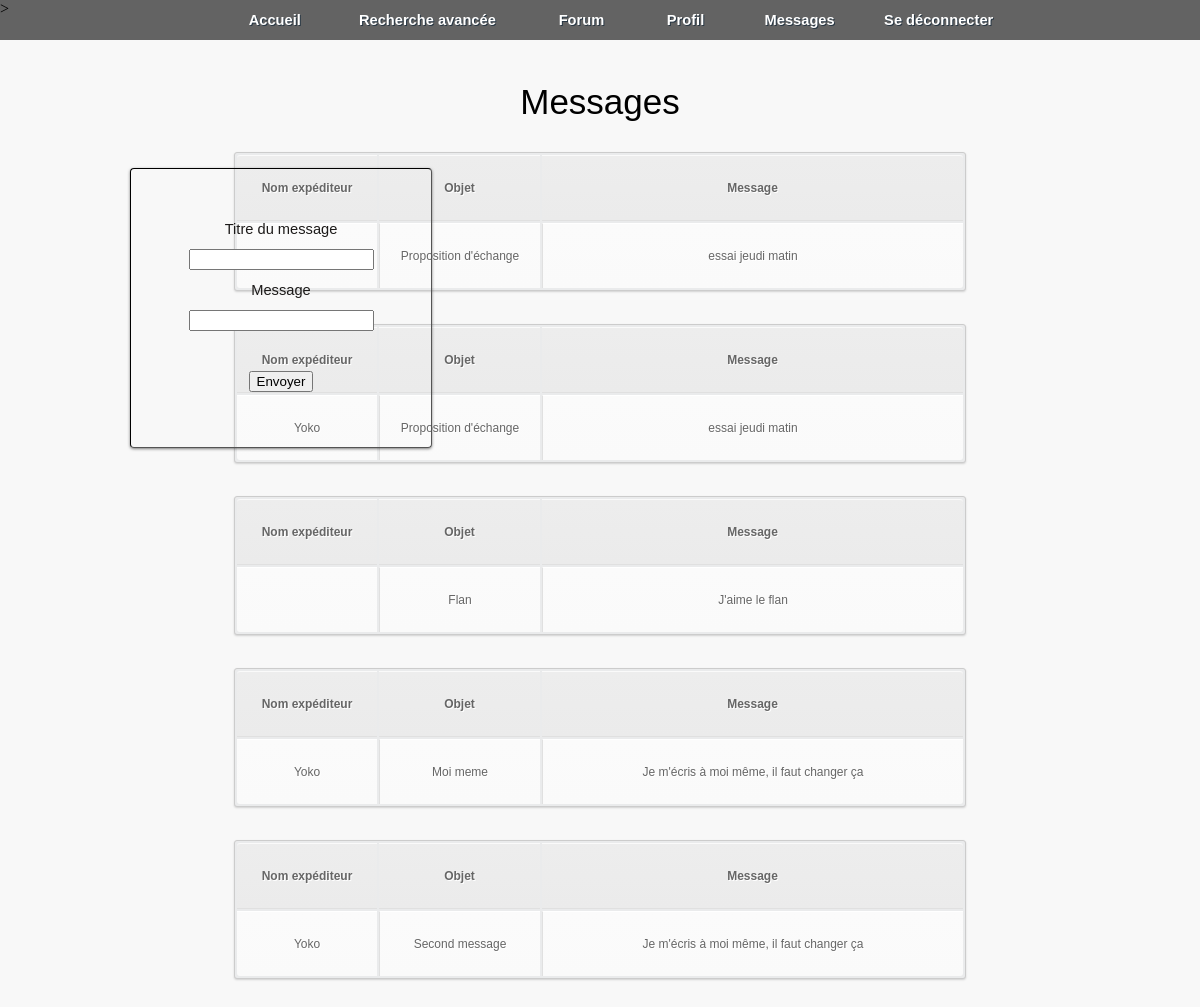
The app's page /fichiers_php/discussion.php (signed in) with its own data.
### tables this page shows
CREATE TABLE IF NOT EXISTS `messages` (
  `id_message` int(11) NOT NULL AUTO_INCREMENT,
  `id_expediteur` int(11) NOT NULL DEFAULT '0',
  `id_destinataire` int(11) NOT NULL DEFAULT '0',
  `date_update` datetime DEFAULT '0000-00-00 00:00:00',
  `titre_message` text NOT NULL,
  `message` text NOT NULL,
  `lu_nonlu` int(11) DEFAULT NULL,
  `echange` int(11) DEFAULT NULL,
  PRIMARY KEY (`id_message`)
);

CREATE TABLE IF NOT EXISTS `users` (
  `id_users` int(255) NOT NULL AUTO_INCREMENT,
  `username` varchar(255) NOT NULL,
  `nom_user` varchar(200) NOT NULL,
  `prenom_user` varchar(200) NOT NULL,
  `description_users` text NOT NULL,
  `preference_echange` text NOT NULL,
  `password` varchar(255) NOT NULL,
  `email` varchar(255) NOT NULL,
  `rights` varchar(255) NOT NULL,
  `signup_date` date NOT NULL,
  `avatar` varchar(300) NOT NULL,
  PRIMARY KEY (`id_users`)
);

### fichiers_php/discussion.php (the view, shortened to what this page needs)
<html>
<head>
    <link rel="stylesheet" href="../style.css" />
</head>
<body >
<header>
    <?php include("menus.php"); ?>
</header>
<div class="superglobal">
    <div class="global">
        <div id="bloc_page_msg">
            <?php
            echo '
                            <div class="cadre_msg_answer"
                            <div class="contentg">
                                <div class="msg_form">
                                    <form action="discussion.php?id_friend='. $_GET['id_friend'] .'" method="post" xmlns="http://www.w3.org/1999/html">
                                        <label for="titre">Titre du message</label>
                                        <input type="text" name="titre"> <br/>
                                        <label for="message">Message</label>
                                        <input type="text" name="message"> <br /><br />
                                        <input type="submit" value="Envoyer">
                                    </form>
                                </div>
                            </div>
                            </div> ';
            $req = $bdd -> query("SELECT id_expediteur, titre_message, message, id_message, echange FROM messages WHERE id_expediteur= '" . $_GET['id_friend'] . "' OR id_expediteur= '" . $_SESSION["userid"] . "' ORDER BY date_update DESC");
            $nb = $req -> rowCount();
            if ($nb == 0) {
                echo '<div class="no_msg"><p><h7>Aucun message</h7></p></div>';
            }
            else {
                echo '<div class="new_msg"><h7>Messages</h7></div>';
                for ($i=0 ; $i < $nb AND $i < 15 ; $i++) {
                    $msg_recu = $req -> fetch();
                    $quser = $bdd -> prepare("SELECT username FROM users WHERE id_users=?");
                    $quser -> execute(array($msg_recu[0]));
                    $un = $quser -> fetch();
                    ?>
                    <table class="tableau_new_messages">
                            <tr>
                                <th>Nom exp&#233;diteur</th>
                                <th>Objet</th>
                                <th>Message</th>
                            </tr>
                            <tr>
                                <td class="column_msg_1"><?php echo $un[0]; ?></td>
                                <td class="column_msg_2"><?php echo $msg_recu[1]; ?></td>
                                <td class="column_msg_3"><?php echo $msg_recu[2]; ?></td>
                            </tr>
                        </table> <br/>
                <?php
                    }
                        ?>
                    <?php
            }
            ?>
            <br/>
        </div>
    </div>
</body>
</html>

### fichiers_php/menus.php (shortened to what this page needs)
<div class="menu_respo">
    <nav class="clearfix">
		<ul class="clearfix">
			<li><a href="accueilmanu.php" class="btn_ACCUEIL">Accueil</a></li>
			<li class="recherche_avancee"><a href="recherche_avancee.php">Recherche avancée</a></li>
			<li><a href="forum.php" class="btn_FORUM">Forum</a></li>
            <?php
				include("connexion_inscription_deconnexion_menu.php");
			?>
		</ul>
	</nav>
</div>

### fichiers_php/connexion_inscription_deconnexion_menu.php (shortened to what this page needs)
<?php
	include('config.php');
function check_new_msg()
{
    global $bdd;
    $req = $bdd -> prepare("SELECT lu_nonlu FROM messages WHERE id_destinataire=? AND lu_nonlu=1");
    $req -> execute(array($_SESSION['userid']));
    $new = $req -> rowCount();
    if ($new!=0) {echo '<li><a href="message.php" class="btn_MESSAGES_NEW">Messages <div class="numberfont">'.$new.'</div></a></li>';} else {echo '<li><a href="message.php" class="btn_MESSAGES">Messages</a></li>';}
}
	if(isset($_SESSION['username']))
	{
        $req = $bdd -> prepare("SELECT id_logement FROM logement WHERE id_users=?");
        $req -> execute(array($_SESSION['userid']));
        $id_log = $req -> fetch();
?>
        <li><a href="profil.php?id_logement=<?php echo $id_log[0]; ?>&id_users=<?php echo $_SESSION['userid']; ?>" class="btn_PROFIL">Profil</a></li>
        <?php echo check_new_msg() ?>
		<li><a href="connexion.php">Se déconnecter</a></li>
<?php
	}
	else
	{
?>
        <li><a href="#" class="btn_FAQ">FAQ</a></li>
        <li><a href="sign_up.php">Inscription</a></li>
	<li><a href="connexion.php" class="btn_SECONNECTER">Se connecter</a></li>
<?php
	}
?>

### fichiers_css/style_menu.css (style rules this page uses)
.clearfix:before, .clearfix:after { content: " "; display: table; }
body { margin: 0; }
nav { height: 40px; width: 100%; background-color: rgba(0,0,0,0.6); font-size: 11pt; font-family: 'Sinkin', 'PT Sans', Arial, sans-serif; font-weight: bold; position: relative; }
nav ul { text-align: center; margin: 0 auto; height: 40px; }
nav li { display: inline-block; text-align: center; }
nav a { color: #fff; display: inline-block; width: 150px; text-align: center; text-decoration: none; line-height: 40px; text-shadow: 1px 1px 0px #283744; }
nav li a { box-sizing:border-box; -moz-box-sizing:border-box; -webkit-box-sizing:border-box; }
nav li:last-child a { border-right: 0; }
.recherche_avancee { width:200px; }
.btn_FORUM { width: 100px; }
.btn_ACCUEIL { width: 97px; }
.btn_PROFIL { width: 100px; }
.btn_MESSAGES { width: 120px; }

### fichiers_css/style_accueil.css (style rules this page uses)
.menu_respo { position: fixed; top: 0px; z-index: 100000; width: 100%; }
body { margin: 0px; background-color: rgb(248,248,248); }

### fichiers_css/footer.css (style rules this page uses)
.superglobal { min-height: 100%; }
.global { position: relative; min-height: 100%; margin: 0 auto; }

### fichiers_css/messagerie.css (style rules this page uses)
#bloc_page_msg { position: relative; width: 100%; padding-top: 40px; }
.cadre_msg_answer { position: fixed; width: 300px; margin-left: 130px; margin-top: 110px; border-width: 1px; border-style: inset; border-color: black; border-radius: 4px; box-shadow: rgba(0, 0, 0, .5) 0 1px 3px; }
.msg_form { padding: 40px; position: relative; color: #1c1a19; text-align: center; text-decoration: none; line-height: 40px; font-size: 11pt; font-family: century, arial,sans-serif; }
.new_msg { padding-top: 2%; padding-bottom: 30px; text-align: center; font-size: 35px; font-family: century, arial,sans-serif; }
.tableau_new_messages { text-align: center; margin-left: auto; margin-right: auto; margin-bottom: 15px; }
.column_msg_1 { width: 120px; }
.column_msg_2 { width: 140px; }
.column_msg_3 { width: 400px; }
table { font-family:Arial, Helvetica, sans-serif; color:#666; font-size:12px; text-shadow: 1px 1px 0px #fff; background:#eaebec; border:#ccc 1px solid; -moz-border-radius:3px; -webkit-border-radius:3px; border-radius:3px; -moz-box-shadow: 0 1px 2px #d1d1d1; -webkit-box-shadow: 0 1px 2px #d1d1d1; box-shadow: 0 1px 2px #d1d1d1; }
table th { padding-top: 25px; padding-bottom: 25px; padding-left: 10px; padding-right: 10px; border-top:1px solid #fafafa; border-bottom:1px solid #e0e0e0; background: #ededed; background: -webkit-gradient(linear, left top, left bottom, from(#ededed), to(#ebebeb)); background: -moz-linear-gradient(top, #ededed, #ebebeb); }
table tr:first-child th:first-child { -moz-border-radius-topleft:3px; -webkit-border-top-left-radius:3px; border-top-left-radius:3px; }
table tr:first-child th:last-child { -moz-border-radius-topright:3px; -webkit-border-top-right-radius:3px; border-top-right-radius:3px; }
table tr { text-align: center; padding-left:20px; }
table td:first-child { border-left: 0; }
table td { padding-top: 25px; padding-bottom: 25px; padding-left: 10px; padding-right: 10px; border-top: 1px solid #ffffff; border-bottom:1px solid #e0e0e0; border-left: 1px solid #e0e0e0; background: #fafafa; background: -webkit-gradient(linear, left top, left bottom, from(#fbfbfb), to(#fafafa)); background: -moz-linear-gradient(top, #fbfbfb, #fafafa); }
table tr:last-child td { border-bottom:0; }
table tr:last-child td:first-child { -moz-border-radius-bottomleft:3px; -webkit-border-bottom-left-radius:3px; border-bottom-left-radius:3px; }
table tr:last-child td:last-child { -moz-border-radius-bottomright:3px; -webkit-border-bottom-right-radius:3px; border-bottom-right-radius:3px; }

### records on screen
messages: titre_message "Proposition d'échange", message "essai jeudi matin"
messages: users.username "Yoko", titre_message "Proposition d'échange", message "essai jeudi matin"
messages: titre_message "Flan", message "J'aime le flan"
messages: users.username "Yoko", titre_message "Moi meme", message "Je m'écris à moi même, il faut changer ça"
messages: users.username "Yoko", titre_message "Second message", message "Je m'écris à moi même, il faut changer ça"
